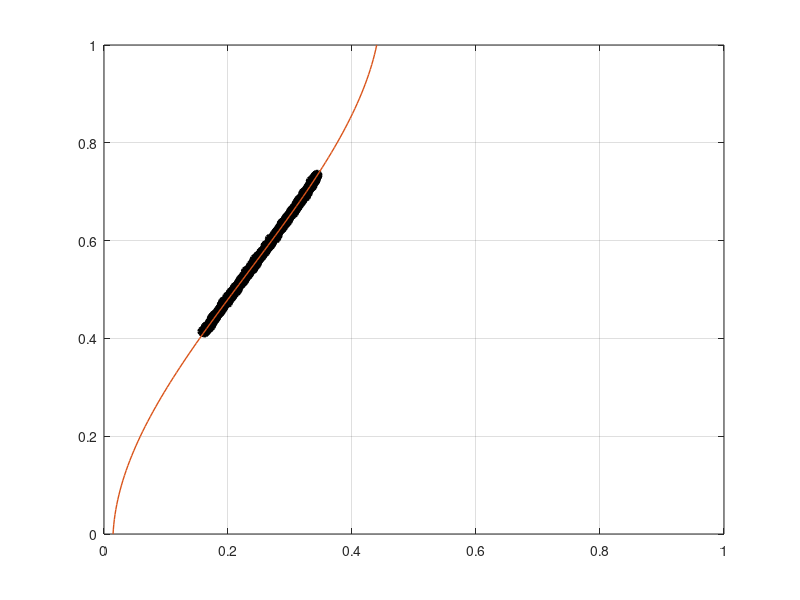

Here is the MATLAB script that generated this plot:
function p = ps_bp3()
Ia=[0.412936,0.414355,0.414744,0.415934,0.418605,0.416838,0.418712,0.420021,0.419271,0.418093,0.422983,0.422431,0.424136,0.423092,0.422578,0.424177,0.427400,0.426332,0.426937,0.427193,0.425487,0.429432,0.430720,0.430219,0.432489,0.431148,0.433650,0.436226,0.434060,0.434216,0.436320,0.434385,0.436986,0.436501,0.438718,0.437154,0.440757,0.437853,0.442579,0.441108,0.442749,0.443133,0.444108,0.445642,0.446776,0.444537,0.447407,0.451273,0.446774,0.446949,0.446833,0.449556,0.451743,0.452262,0.453715,0.455685,0.455776,0.456573,0.457556,0.458632,0.459194,0.456217,0.460226,0.459838,0.461354,0.462368,0.462492,0.464647,0.464154,0.464357,0.466862,0.465987,0.466632,0.466737,0.469925,0.466095,0.469870,0.468520,0.470805,0.473412,0.473241,0.474289,0.474614,0.475380,0.474067,0.478896,0.475530,0.481425,0.480231,0.481728,0.480758,0.482384,0.483374,0.484515,0.482777,0.483211,0.486449,0.488691,0.484626,0.486531,0.488298,0.486888,0.492746,0.493455,0.490979,0.490468,0.493405,0.491608,0.495474,0.495134,0.497358,0.498989,0.498923,0.500615,0.499867,0.500830,0.500364,0.502863,0.505101,0.502704,0.504842,0.504169,0.503705,0.503343,0.504940,0.505798,0.511374,0.507723,0.512044,0.512460,0.510610,0.514045,0.514615,0.513568,0.517525,0.515985,0.518216,0.520659,0.519028,0.517976,0.519019,0.520484,0.521863,0.521685,0.524859,0.524113,0.524887,0.525657,0.527034,0.525719,0.528629,0.528295,0.526837,0.530522,0.534391,0.530415,0.532290,0.533361,0.535233,0.537182,0.538793,0.538215,0.537658,0.539666,0.539308,0.536622,0.539863,0.542554,0.542724,0.542615,0.545086,0.545067,0.546062,0.543900,0.546757,0.549538,0.549160,0.550352,0.551049,0.551746,0.552948,0.553681,0.553135,0.557119,0.553566,0.558346,0.557703,0.556253,0.558446,0.560183,0.557446,0.560190,0.561529,0.563835,0.564675,0.566589,0.565103,0.568060,0.566734,0.569790,0.567937,0.569276,0.570722,0.573403,0.572709,0.574315,0.569969,0.573710,0.577161,0.575075,0.573734,0.576417,0.577381,0.577182,0.579926,0.584072,0.582328,0.584608,0.585850,0.582690,0.585866,0.589430,0.587059,0.589273,0.589031,0.588186,0.590985,0.591515,0.592029,0.591644,0.596354,0.595992,0.594599,0.592334,0.597356,0.595162,0.596943,0.599304,0.597316,0.599787,0.600709,0.603198,0.603253,0.603171,0.604862,0.607348,0.604732,0.607917,0.610102,0.612210,0.608814,0.611824,0.613362,0.614996,0.612041,0.614430,0.615823,0.616127,0.616742,0.618760,0.617444,0.619216,0.619193,0.624449,0.622960,0.626163,0.623767,0.626479,0.624940,0.624774,0.626379,0.627287,0.628676,0.627529,0.631297,0.630822,0.630526,0.634697,0.635135,0.633923,0.635989,0.634889,0.636926,0.638249,0.636978,0.641166,0.637609,0.638667,0.643983,0.642069,0.641121,0.644006,0.644567,0.645366,0.646156,0.647648,0.648130,0.649876,0.648001,0.651155,0.651886,0.651260,0.653817,0.653195,0.655588,0.658066,0.657386,0.658043,0.657431,0.660132,0.660983,0.661772,0.660495,0.664561,0.665503,0.663701,0.664619,0.665684,0.668374,0.668625,0.667248,0.670137,0.671491,0.669408,0.672281,0.676420,0.675892,0.673512,0.675249,0.677192,0.676401,0.678282,0.679802,0.680591,0.682223,0.680239,0.683869,0.684358,0.681643,0.682270,0.682888,0.685516,0.688966,0.688569,0.688257,0.690603,0.690878,0.693088,0.690651,0.693507,0.690976,0.693778,0.695558,0.696775,0.696871,0.697537,0.697071,0.699825,0.701326,0.701488,0.701823,0.702048,0.704433,0.704772,0.702811,0.706289,0.705159,0.707597,0.708045,0.709381,0.709749,0.710342,0.711467,0.711571,0.713882,0.711988,0.714347,0.717014,0.714924,0.717999,0.715959,0.717405,0.720465,0.720147,0.723965,0.722026,0.722034,0.721176,0.723723,0.723843,0.725683,0.729549,0.725753,0.726051,0.728531,0.728295,0.730964,0.733838,0.732339,0.732154,];
Ie=[0.162297,0.159391,0.162831,0.161794,0.164184,0.164706,0.166305,0.165912,0.165029,0.164822,0.165189,0.165125,0.168715,0.165015,0.169773,0.168697,0.169060,0.172074,0.169714,0.169344,0.169910,0.172010,0.173577,0.171981,0.173681,0.171780,0.174392,0.176187,0.173034,0.172210,0.174203,0.173498,0.175625,0.176243,0.175182,0.174879,0.178725,0.175593,0.177061,0.174632,0.176042,0.180057,0.179529,0.177696,0.179875,0.180261,0.181428,0.183351,0.180922,0.178601,0.180453,0.182419,0.184788,0.182757,0.186204,0.187208,0.186650,0.186459,0.185872,0.189257,0.188793,0.187024,0.188688,0.187857,0.189264,0.188977,0.189835,0.191475,0.191092,0.192146,0.191177,0.191983,0.191031,0.191302,0.193094,0.190849,0.191733,0.190528,0.192962,0.199338,0.196476,0.194265,0.192911,0.198851,0.196352,0.200578,0.196255,0.202842,0.199201,0.202425,0.201259,0.201053,0.201620,0.202747,0.201251,0.200675,0.206355,0.205838,0.199444,0.205076,0.203793,0.202268,0.207246,0.210224,0.205404,0.206942,0.205114,0.207374,0.207665,0.207649,0.213519,0.210429,0.210226,0.215097,0.213527,0.211560,0.214066,0.214019,0.216482,0.212610,0.214883,0.213892,0.211533,0.214444,0.213396,0.214236,0.217496,0.216692,0.217683,0.221401,0.218210,0.219348,0.218921,0.221388,0.223638,0.222827,0.225214,0.221808,0.224019,0.223141,0.220978,0.224787,0.226152,0.226480,0.225670,0.226526,0.226186,0.227891,0.229261,0.227309,0.229516,0.227003,0.225570,0.232388,0.233735,0.229088,0.231886,0.233041,0.233884,0.232917,0.236081,0.231952,0.232002,0.233148,0.236094,0.229414,0.234566,0.235379,0.238617,0.239965,0.239242,0.237076,0.238127,0.240483,0.240864,0.239797,0.237987,0.242244,0.244557,0.241332,0.244166,0.243358,0.245840,0.246588,0.242164,0.245247,0.245903,0.241859,0.246696,0.248417,0.244572,0.246920,0.243731,0.249102,0.250442,0.248206,0.251133,0.252693,0.247942,0.254532,0.251959,0.253818,0.252286,0.255125,0.254479,0.254485,0.253605,0.253017,0.257087,0.256205,0.255038,0.255484,0.259662,0.255321,0.260350,0.260636,0.259787,0.262800,0.262532,0.259966,0.262156,0.261079,0.264824,0.263089,0.261912,0.264744,0.266768,0.268112,0.265523,0.265257,0.267791,0.270008,0.269401,0.266930,0.267648,0.268873,0.267510,0.270549,0.268637,0.271158,0.270819,0.271785,0.272388,0.268131,0.276854,0.274643,0.273391,0.273520,0.279220,0.277369,0.277260,0.278663,0.276428,0.279193,0.277638,0.278192,0.280130,0.279313,0.279636,0.280353,0.279079,0.280799,0.281272,0.283595,0.283996,0.284722,0.284123,0.287039,0.283261,0.285185,0.284941,0.287415,0.286373,0.285345,0.287739,0.289468,0.286772,0.287412,0.290832,0.287388,0.289524,0.290123,0.290020,0.293867,0.293268,0.296117,0.290214,0.292118,0.294646,0.295048,0.293002,0.295227,0.294207,0.295337,0.297923,0.297225,0.297104,0.299174,0.295998,0.298459,0.299416,0.299494,0.302639,0.300845,0.302973,0.304615,0.305813,0.303990,0.301780,0.306707,0.304783,0.304643,0.302804,0.306171,0.309721,0.306900,0.306285,0.309149,0.308920,0.311084,0.309283,0.309244,0.312824,0.311060,0.311886,0.315708,0.311681,0.311672,0.312247,0.314540,0.312991,0.315230,0.314171,0.315427,0.314545,0.315196,0.319439,0.317057,0.318032,0.319069,0.317511,0.317789,0.321197,0.320534,0.320748,0.325117,0.320763,0.323582,0.322953,0.324764,0.322132,0.323018,0.325440,0.322191,0.327827,0.324670,0.322796,0.326624,0.326580,0.328618,0.326415,0.327823,0.330086,0.329330,0.327629,0.329824,0.329736,0.330947,0.331341,0.331238,0.330366,0.333488,0.334183,0.333166,0.333120,0.335620,0.333937,0.335866,0.335208,0.336411,0.334202,0.334506,0.338611,0.336634,0.340454,0.339657,0.337363,0.334094,0.339974,0.338159,0.338031,0.341826,0.340800,0.340095,0.339996,0.339996,0.341486,0.343708,0.342640,0.342841,];
p=polyfit(Ia,Ie,3);
xi = 0:0.01:1;
yi = polyval(p,xi);
plot(Ie, Ia,'o','LineWidth',2,'Color',[0 0 0]);
hold on;
plot(yi,xi,'LineWidth',1);
axis([0,1,0,1]);
grid on;
hold off;